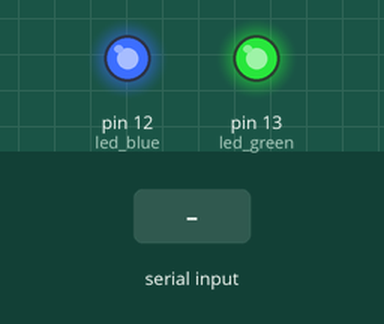
The sketch below on a simulated Arduino Uno, built with avr-gcc and run on an emulated ATmega328P. Shown: output pins drawn as LEDs (lit = HIGH). The inputs (shaded band) are chosen by the test bench.

Above: at 0.1 s.
At 1.8 s:
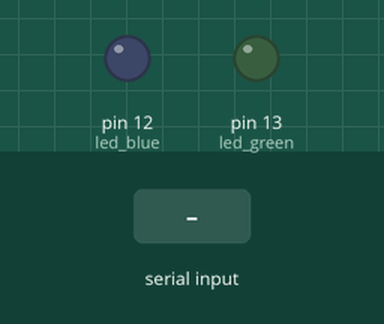
1.9 s: byte 30 received over Serial
At 2.03 s:
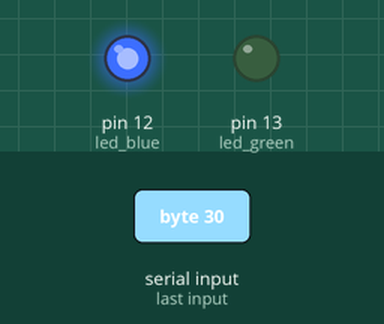
Timing chart, 0 to 4.9 s (numbered marks = the images above; inputs shaded):
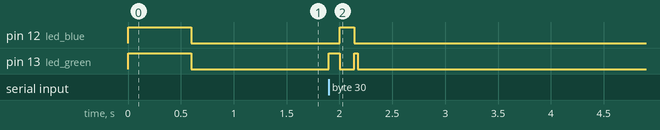

The sketch:

fren.ino
```cpp
int led_green = 13;
int led_blue = 12;
int flash_time = 34;

void set_lights(bool green, bool blue){

    if(green){

        digitalWrite(led_green, HIGH);

    }else{

        digitalWrite(led_green, LOW);
    }

    if(blue){

        digitalWrite(led_blue, HIGH);

    }else{

        digitalWrite(led_blue, LOW);
    }
}

void flash_blue(){

    set_lights(false, true);
    delay(flash_time);
    set_lights(false, false);
    // delay(50);
}

void flash_green(){

    set_lights(true, false);
    delay(flash_time);
    set_lights(false, false);
    // delay(50);
}

void display_byte(unsigned char data){

    bool buffer[8];
    for(int i = 0; i < 8; i++){

        buffer[i] = (data >> i) & 1;
    }

    for(int i = 0; i < 8; i++){

        if(buffer[7 - i]){

            flash_blue();

        }else{

            flash_green();
        }
    }
}

void setup(){

    pinMode(led_green, OUTPUT);
    pinMode(led_blue, OUTPUT);
    Serial.begin(9600);

    set_lights(true, true);
    delay(600);
    set_lights(false, false);
}

void loop(){

    if(Serial.available() > 0){

        char buffer = Serial.read();
        display_byte(buffer);
    }
}
```

Measured:
- after the input at 1.9 s, pin 12 (led_blue): LOW → HIGH after 0.10 s, → LOW 0.14 s later; pin 13 (led_green): LOW → HIGH at once, → LOW 0.10 s later, → HIGH 0.14 s later, → LOW 0.03 s later
